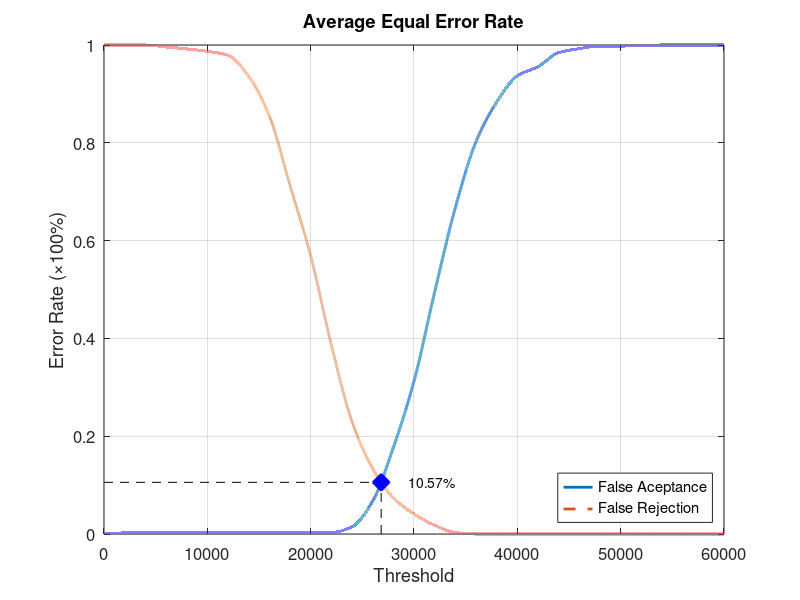
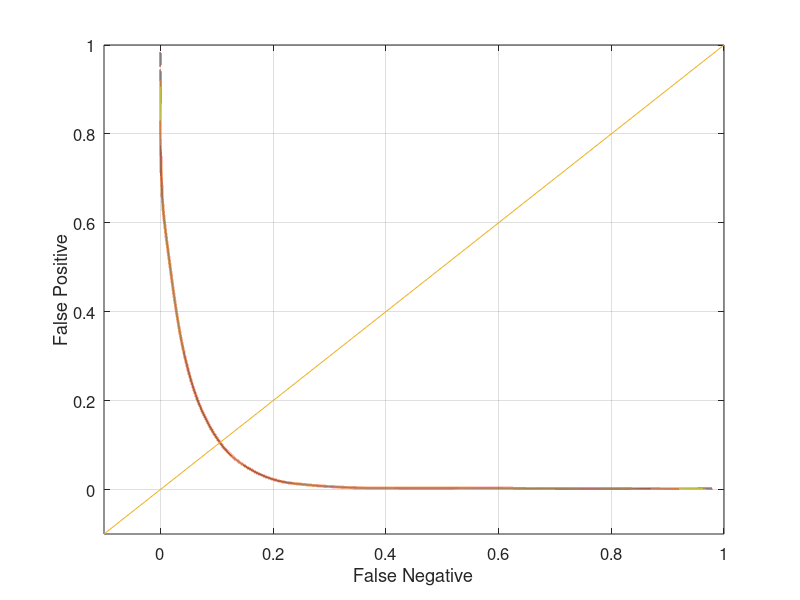

Write MATLAB code to recreate these figures, in order.
function yEER = Database4Average
close all;
clear;
clc;
x = 0:2000:60000;
xq = 0:0.5:60000;

y0 = [0 0.00210526 0.00210526 0.00210526 0.00210526 0.00210526 0.00210526 0.00210526 0.00210526 0.00210526 0.0031579 0.0031579 0.0147368 0.0673684 0.176842 0.312632 0.494737 0.667368 0.802105 0.883158 0.936842 0.95579 0.98421 0.992632 0.997895 0.997895 0.998947 1 1 1 1];
yy0 = interp1(x, y0, xq, 'pchip');
y1 = [1 1 1 0.996 0.992 0.987 0.979 0.936 0.855 0.713 0.569 0.387 0.23 0.134 0.074 0.041 0.018 0.003 0 0 0 0 0 0 0 0 0 0 0 0 0];
yy1 = interp1(x, y1, xq, 'pchip');

% Calculating EER: 
y2 = abs(y0 - y1);
find(y2 == min(y2))
yy2 = abs(yy0 - yy1);
xEER = find(yy2 == min(yy2));
xEERIndex = xq(xEER) % X-axis EER
yEER = yy0(xEER) % Y-axis EER

main = figure
plot(xq, yy0,'-','LineWidth', 2);	hold on
plot(xq, yy1,'--','LineWidth', 2);	hold on
plot([xEERIndex xEERIndex], [0 yEER], 'k--');	hold on
plot([0 xEERIndex], [yEER yEER], 'k--');	hold on
plot(xEERIndex, yEER, 'bx', 'LineWidth', 10);	hold on
text(xEERIndex + 10 * xEERIndex / 100, yEER, [num2str(round((10000 * yEER)) / 100) '%'])
legend('False Aceptance', 'False Rejection', 'Location', 'SouthEast')
xlabel('Threshold')
ylabel('Error Rate (\times100%)')
title('Average Equal Error Rate')
set(gca, 'FontSize', 12)
axis([0 60000 0 1])
grid on

print(main, 'Database4AverageMain', '-dpng');
FNRxFPR = figure('Color', [1 1 1]);
plot(yy1, yy0, '-', yy1, yy0, 'LineWidth', 2);
hold on
y = -0.1:0.1:1
plot(y, y); 
set(gca, 'FontSize', 12)
xlabel('False Negative')
ylabel('False Positive')
axis([-0.1 1 -0.1 1])
set(gca, 'FontSize', 12)
grid on

print(FNRxFPR, 'Database4AverageFNRxFPR','-dpng');
end
